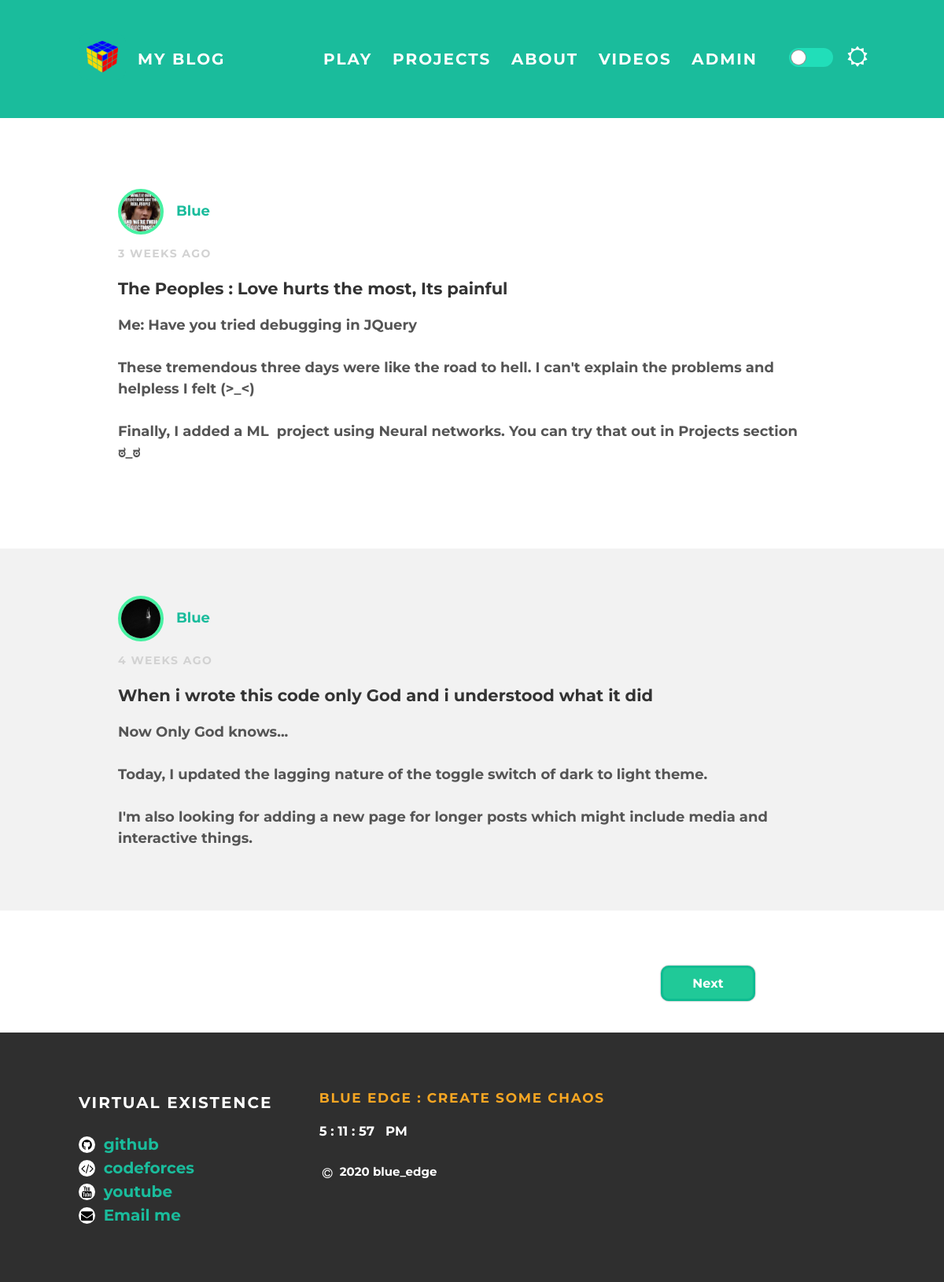
The page / on the database its author committed.
### app.py (models this page shows, shortened)
class Posts(db.Model):
    id = db.Column(db.Integer, unique=True, primary_key=True)
    title = db.Column(db.String(200), nullable=False)
    content = db.Column(db.String(600), nullable=False)
    date = db.Column(db.DateTime, default=datetime.now)
    author = db.Column(db.String(200), default=para['user'])
    image = db.Column(db.String(30), default=giveme())

### app.py (the view)
@app.route('/')
def index():
    posts = Posts.query.order_by(Posts.date.desc()).all()
    tp = para['nofpost']
    last = len(posts) // tp + (len(posts) % tp != 0)
    if last == 1:
        return render_template('index.html', posts=posts, prev="#", next="#")
    page = request.args.get('page')
    try:
        page = int(page)
    except(Exception):
        page = 0
    posts = posts[page * tp:min((page + 1) * tp, len(posts))]
    prev = "?page=" + str(page - 1) if page > 0 else "#"
    next = "?page=" + str(page + 1) if page < last - 1 else "#"
    return render_template('index.html', posts=posts, prev=prev, next=next)

### templates/index.html (shortened to what this page needs)
{%extends "base.html" %}
{%block body%}
    <div id="content">
      {% for post in posts %}
        {% set fname = 'img/post/'+post.image %}
        <div class="post-container">
          <div class="post">
            <div class="post-author">
              <img src="{{ url_for('static',filename=fname)}}"><span>{{post.author}}</span>
            </div>
            <p class="post-date" name="dated" id="{{post.date}}"></p>
            <h3 class="post-title">{{post.title}}</h3>
            <div class="post-content">
              <pre>{{post.content}}</pre>
            </div>
          </div>
        </div>
      {% endfor %}
    </div>
    <div class="buttons">
      <a class="pager" href="{{next}}" name="next" >Next</a>
    </div>
{%endblock%}

### static/css/styles.css (style rules this page uses)
body[data-theme="light"] { background-color: white; color: #555; margin: 0; font-family: 'Montserrat', sans-serif; }
.post { max-width: 900px; margin-top: 30px; margin-bottom: 30px; margin-left: auto; margin-right: auto; padding: 60px; border-radius: 15px; transition: 0.5s; }
body[data-theme="light"] pre { font-family: 'Montserrat', sans-serif; white-space: pre-wrap; word-wrap: break-word; line-height: 1.5; margin-block-start: 1em; margin-block-end: 1em; font-size: 18px; font-weight: bold; color: #555; }
body[data-theme="light"] .post-author img { width: 50px; height: 50px; vertical-align: middle; border-radius: 50%; border: 4px solid #46f1a2; }
.post-container { margin: 0 auto; font-size: 18px; font-weight: bold; }
body[data-theme="light"] .post-container:nth-child(even) { background-color: #f2f2f2; }
.post-author span { color: #1abc9c; margin-left: 16px; }
.post-date { color: #D2D2D2; font-size: 14px; font-weight: bold; text-transform: uppercase; letter-spacing: 0.1em; }
body[data-theme="light"] h3 { color: #333; }
p { line-height: 1.5; }
a { color: #1abc9c; text-decoration: none; }
body[data-theme="light"] .pager { width: 10%; color: white; margin: 40px; background-color: #20c998; border: none; font-weight: bold; font-size: 16px; padding: 10px; cursor: pointer; box-sizing: border-box; border: 3px solid #0fbc92; border-radius: 10px; box-shadow: 0px 0px 2px #888888; transition: 0.5s; }
.pager, select { outline: none; }
.buttons { text-align: center; vertical-align: middle; display: flex; align-content: space-between; justify-content: space-around; }

### rows shown on the page
Posts: shows a picture, author "Blue", title "The Peoples : Love hurts the most, Its painful", content "Me: Have you tried debugging in JQuery These tremendous three days were like the road to hell. I can't explain the problems and helpless I felt (>_<) Finally, I added a ML project using Neural networks. You can try that out in Projects section ಠ_ಠ"
Posts: shows a picture, author "Blue", title "When i wrote this code only God and i understood what it did", content "Now Only God knows... Today, I updated the lagging nature of the toggle switch of dark to light theme. I'm also looking for adding a new page for longer posts which might include media and interactive things."
